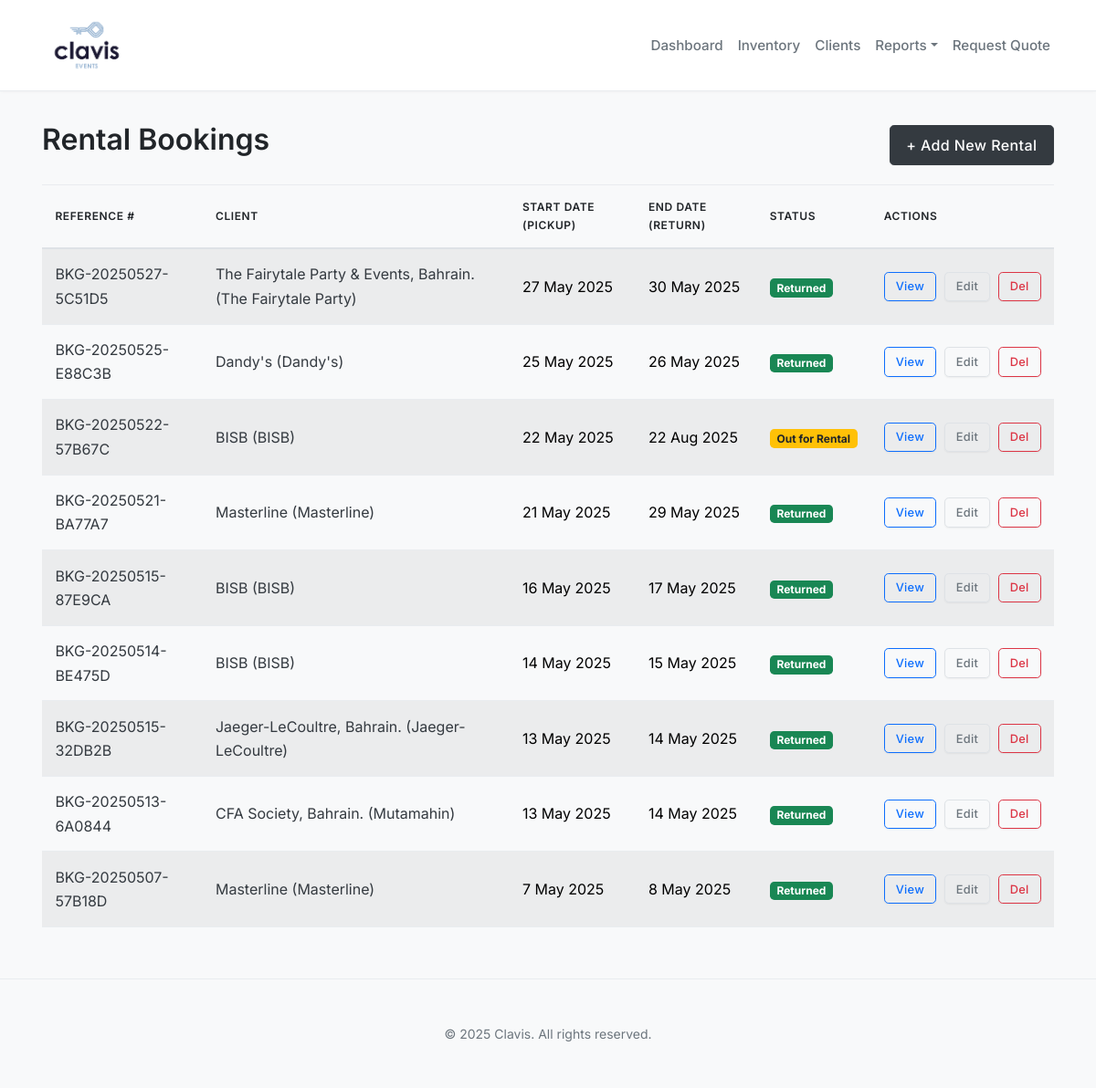
/bookings/rentals/, run on the app's committed database.
### bookings/models.py (models this page shows, shortened)
class BaseBooking(models.Model):
    client = models.ForeignKey(
        'clients.Client',
        on_delete=models.PROTECT,
        related_name='%(class)ss',
        help_text="The client associated with this booking."
    )
    project_manager = models.ForeignKey(
        User,
        on_delete=models.SET_NULL,
        null=True,
        blank=True,
        related_name='%(class)ss_as_manager',
        help_text="User assigned as Project Manager."
    )
    start_date = models.DateTimeField(
        help_text="The date and time the event/rental period begins."
    )
    end_date = models.DateTimeField(
        help_text="The date and time the event/rental period ends."
    )
    project_manager_name = models.CharField(
        max_length=150,
        blank=True,
        null=True,
        help_text="Name of the assigned Project Manager."
    )
    subcontractor_name = models.CharField(
        max_length=200,
        blank=True,
        null=True,
        help_text="Name of the subcontractor, if any."
    )
    notes = models.TextField(
        blank=True,
        null=True,
        help_text="Internal notes or special instructions for this booking."
    )
    reference_number = models.CharField(
        max_length=50,
        unique=True,
        default=generate_reference_number,
        editable=False,
        help_text="Unique system-generated reference number for this booking."
    )
    created_at = models.DateTimeField(auto_now_add=True)
    updated_at = models.DateTimeField(auto_now=True)
    class Meta:
        abstract = True
        ordering = ['start_date', 'created_at']

class Rental(BaseBooking):
    class StatusChoices(models.TextChoices):
        BOOKED = 'BOOKED', _('Booked')
        OUT = 'OUT', _('Out for Rental')
        RETURNED = 'RETURNED', _('Returned')
        OVERDUE = 'OVERDUE', _('Overdue')
        CANCELLED = 'CANCELLED', _('Cancelled')
    status = models.CharField(
        max_length=10,
        choices=StatusChoices.choices,
        default=StatusChoices.BOOKED,
        help_text="Current status of the rental booking."
    )
    delivery_location = models.CharField(
        max_length=255,
        blank=True,
        null=True,
        help_text="Optional delivery location for the rental items."
    )
    @property
    def is_overdue(self):
        if self.end_date and self.status not in [self.StatusChoices.RETURNED, self.StatusChoices.CANCELLED]:
            return timezone.now() > self.end_date
        return False
    class Meta(BaseBooking.Meta):
        verbose_name = "Rental Booking"
        verbose_name_plural = "Rental Bookings"

### clients/models.py (models this page shows)
class Client(models.Model):
    name = models.CharField(
        max_length=200,
        help_text="Client's full name or primary contact name if company."
    )
    company_name = models.CharField(
        max_length=200,
        blank=True, # Optional field
        null=True,  # Allow null in database
        help_text="Company name, if applicable."
    )
    contact_person = models.CharField(
        max_length=150,
        blank=True,
        null=True,
        help_text="Specific contact person at the company (if different from name)."
    )
    email = models.EmailField(
        unique=True, # Still unique if provided
        null=True,   # Allow NULL in the database (for optional unique fields)
        blank=True,  # Allow to be blank in forms
        help_text="Primary email address for the client (optional)."
    )
    phone = models.CharField(
        max_length=30, # Adjust max_length based on expected phone number formats
        blank=True,    # Allow to be blank in forms
        null=True,     # Allow NULL in the database
        help_text="Primary phone number for the client (optional)."
    )
    address = models.TextField(
        blank=True,
        null=True,
        help_text="Billing or primary address for the client."
    )
    created_at = models.DateTimeField(auto_now_add=True) # Timestamp for creation
    updated_at = models.DateTimeField(auto_now=True)    # Timestamp for last update
    def __str__(self):
        if self.company_name:
            return f"{self.company_name} ({self.name})"
        return self.name
    class Meta:
        ordering = ['company_name', 'name'] # Order clients primarily by company, then name

### bookings/views.py (the view)
# urls.py: path('rentals/', views.rental_list_view, name='rental_list'),
def rental_list_view(request):
    rentals = Rental.objects.all().select_related('client').order_by('-start_date')
    context = { 'rentals': rentals, 'page_title': 'Rental Bookings' }
    return render(request, 'bookings/rental_list.html', context)

### bookings/templates/bookings/rental_list.html (shortened to what this page needs)
{% extends 'base.html' %}
{% load static %}
{% block content %}
<div class="d-flex justify-content-between align-items-center mb-3">
    <h1>{{ page_title }}</h1>
    <a href="{% url 'bookings:rental_add' %}" class="btn btn-primary">+ Add New Rental</a>
</div>
{% if rentals %}
    <div class="table-responsive">
        <table class="table table-striped table-hover table-sm align-middle">
            <thead class="table-light">
                <tr>
                    <th>Reference #</th>
                    <th>Client</th>
                    <th>Start Date (Pickup)</th>
                    <th>End Date (Return)</th>
                    <th>Status</th>
                    <th style="width: 150px;">Actions</th>
                </tr>
            </thead>
            <tbody>
                {% for rental in rentals %}
                <tr class="{% if rental.is_overdue %}table-danger{% endif %}">
                    <td>
                        <a href="{% url 'bookings:rental_detail' rental_id=rental.id %}">{{ rental.reference_number }}</a>
                    </td>
                    <td>
                        {% if rental.client %}
                        <a href="{% url 'clients:client_detail' client_id=rental.client.id %}">{{ rental.client }}</a>
                        {% else %}N/A {% endif %}
                    </td>
                    <td>{{ rental.start_date|date:"j M Y" }}</td>
                    <td>{{ rental.end_date|date:"j M Y" }}</td>
                    <td>
                        <span class="badge
                            {% if rental.is_overdue %}bg-danger{% elif rental.status == 'RETURNED' %}bg-success{% elif rental.status == 'OUT' %}bg-warning text-dark{% elif rental.status == 'BOOKED' %}bg-info{% else %}bg-secondary{% endif %}">
                            {{ rental.get_status_display }}
                        </span>
                    </td>
                    <td style="white-space: nowrap;">
                        <a href="{% url 'bookings:rental_detail' rental_id=rental.id %}" class="btn btn-sm btn-outline-primary me-1" title="Details">View</a>
                        <a href="{% url 'bookings:rental_edit' rental_id=rental.id %}" class="btn btn-sm btn-outline-secondary me-1" title="Edit">Edit</a>
                        <a href="{% url 'bookings:rental_delete' rental_id=rental.id %}" class="btn btn-sm btn-outline-danger" title="Delete">Del</a>
                    </td>
                </tr>
                {% endfor %}
            </tbody>
        </table>
    </div>
{% else %}
    <div class="alert alert-info">No rental bookings found. <a href="{% url 'bookings:rental_add' %}" class="alert-link">Add the first one?</a></div>
{% endif %}
{% endblock %}

### static/css/style.css (style rules this page uses)
:root { --clavis-font-sans-serif: 'Inter', -apple-system, BlinkMacSystemFont, "Segoe UI", Roboto, "Helvetica Neue", Arial, sans-serif, "Apple Color Emoji", "Segoe UI Emoji", "Segoe UI Symbol"; --clavis-text-primary: #212529; --clavis-text-secondary: #6c757d; --clavis-text-muted: #868e96; --clavis-bg-page: #f8f9fa; --clavis-bg-content: #ffffff; --clavis-border-color: #dee2e6; --clavis-border-subtle: #e9ecef; --clavis-primary-accent: #343a40; --clavis-primary-accent-hover: #212529; --clavis-link-color: var(--clavis-primary-accent); --clavis-link-hover-color: var(--clavis-primary-accent-hover); --clavis-success: #198754; --clavis-danger: #dc3545; --clavis-warning: #ffc107; --clavis-info: #0dcaf0; --bs-body-font-family: var(--clavis-font-sans-serif); --bs-body-color: var(--clavis-text-primary); --bs-body-bg: var(--clavis-bg-page); --bs-link-decoration: none; --bs-border-radius: 0.3rem; --bs-card-border-color: var(--clavis-border-subtle); --bs-card-cap-bg: transparent; --bs-card-box-shadow: 0 2px 8px rgba(0,0,0,0.05); }
body { font-family: var(--bs-body-font-family); font-weight: 400; line-height: 1.65; background-color: var(--bs-body-bg); color: var(--bs-body-color); -webkit-font-smoothing: antialiased; -moz-osx-font-smoothing: grayscale; }
h1, h2, h3, h4, h5, h6, .h1, .h2, .h3, .h4, .h5, .h6 { font-weight: 500; color: var(--clavis-text-primary); margin-top: 0; margin-bottom: 0.75rem; line-height: 1.3; }
h1, .h1 { font-size: 2.0rem; font-weight: 600; }
a { color: var(--clavis-link-color); text-decoration: var(--bs-link-decoration); }
.table { border-top: none; border-bottom: 1px solid var(--clavis-border-subtle); margin-bottom: 1.5rem; }
.table th, .table td { padding: 0.9rem; vertical-align: middle; border-top: 1px solid var(--clavis-border-subtle); border-left: none; border-right: none; }
.table thead th { font-weight: 600; background-color: transparent; border-bottom-width: 2px; border-bottom-color: var(--clavis-border-color); color: var(--clavis-text-primary); text-transform: uppercase; font-size: 0.75rem; letter-spacing: 0.05em; }
.table-striped tbody tr:nth-of-type(odd) { background-color: transparent; }
.btn { border-radius: var(--bs-border-radius); padding: 0.55rem 1.1rem; font-weight: 500; letter-spacing: 0.025em; transition: all 0.15s ease-in-out; box-shadow: 0 1px 2px rgba(0,0,0,0.05); }
.btn-primary { background-color: var(--clavis-primary-accent); border-color: var(--clavis-primary-accent); }
.btn-outline-secondary { color: var(--clavis-text-secondary); border-color: var(--clavis-border-color); }
.btn-sm { padding: 0.35rem 0.75rem; font-size: 0.8rem; }

### data on the page
Rental: reference_number "BKG-20250527-5C51D5", client "The Fairytale Party & Events, Bahrain. (The Fairytale Party)", start_date "27 May 2025", end_date "30 May 2025", status "Returned"
Rental: reference_number "BKG-20250525-E88C3B", client "Dandy's (Dandy's)", start_date "25 May 2025", end_date "26 May 2025", status "Returned"
Rental: reference_number "BKG-20250522-57B67C", client "BISB (BISB)", start_date "22 May 2025", end_date "22 Aug 2025", status "Out for Rental"
Rental: reference_number "BKG-20250521-BA77A7", client "Masterline (Masterline)", start_date "21 May 2025", end_date "29 May 2025", status "Returned"
Rental: reference_number "BKG-20250515-87E9CA", client "BISB (BISB)", start_date "16 May 2025", end_date "17 May 2025", status "Returned"
Rental: reference_number "BKG-20250514-BE475D", client "BISB (BISB)", start_date "14 May 2025", end_date "15 May 2025", status "Returned"
Rental: reference_number "BKG-20250515-32DB2B", client "Jaeger-LeCoultre, Bahrain. (Jaeger-LeCoultre)", start_date "13 May 2025", end_date "14 May 2025", status "Returned"
Rental: reference_number "BKG-20250513-6A0844", client "CFA Society, Bahrain. (Mutamahin)", start_date "13 May 2025", end_date "14 May 2025", status "Returned"
Rental: reference_number "BKG-20250507-57B18D", client "Masterline (Masterline)", start_date "7 May 2025", end_date "8 May 2025", status "Returned"

### other printed values
{{ page_title }} "Rental Bookings"
